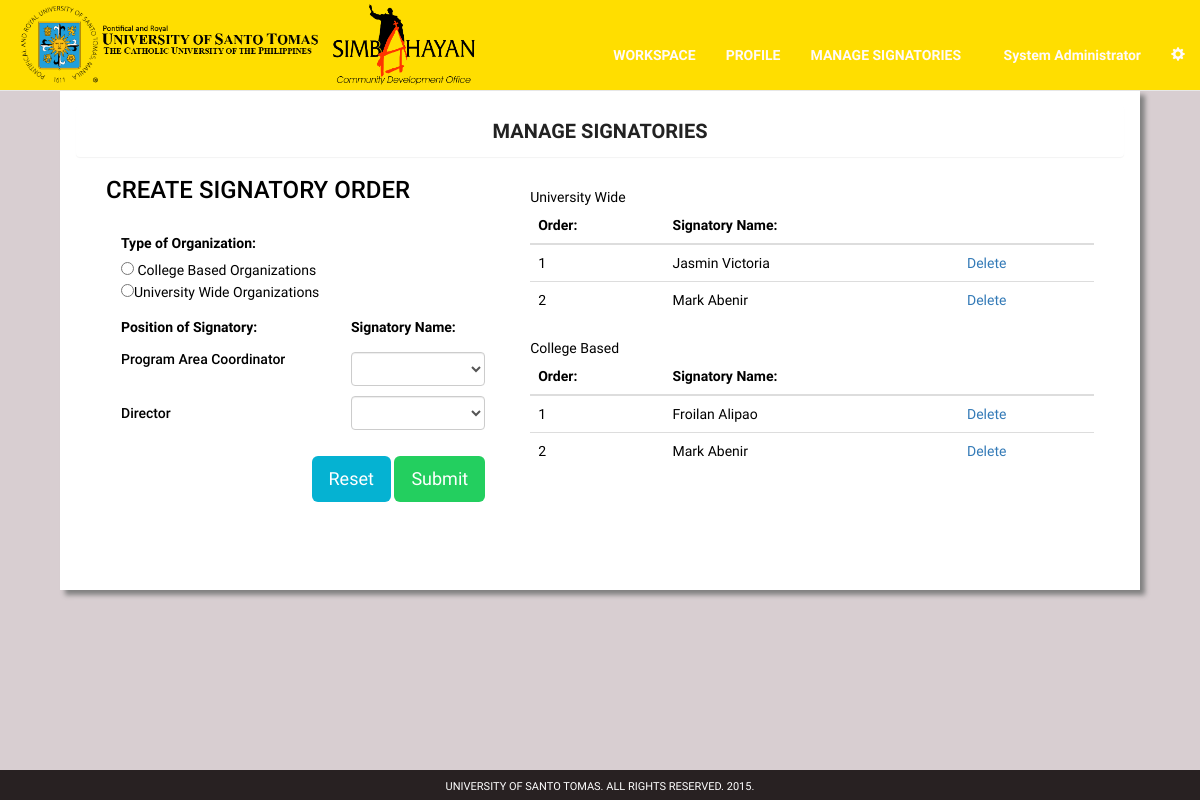
The page /manage-simbahayan.php (signed in) on the database as committed earlier.
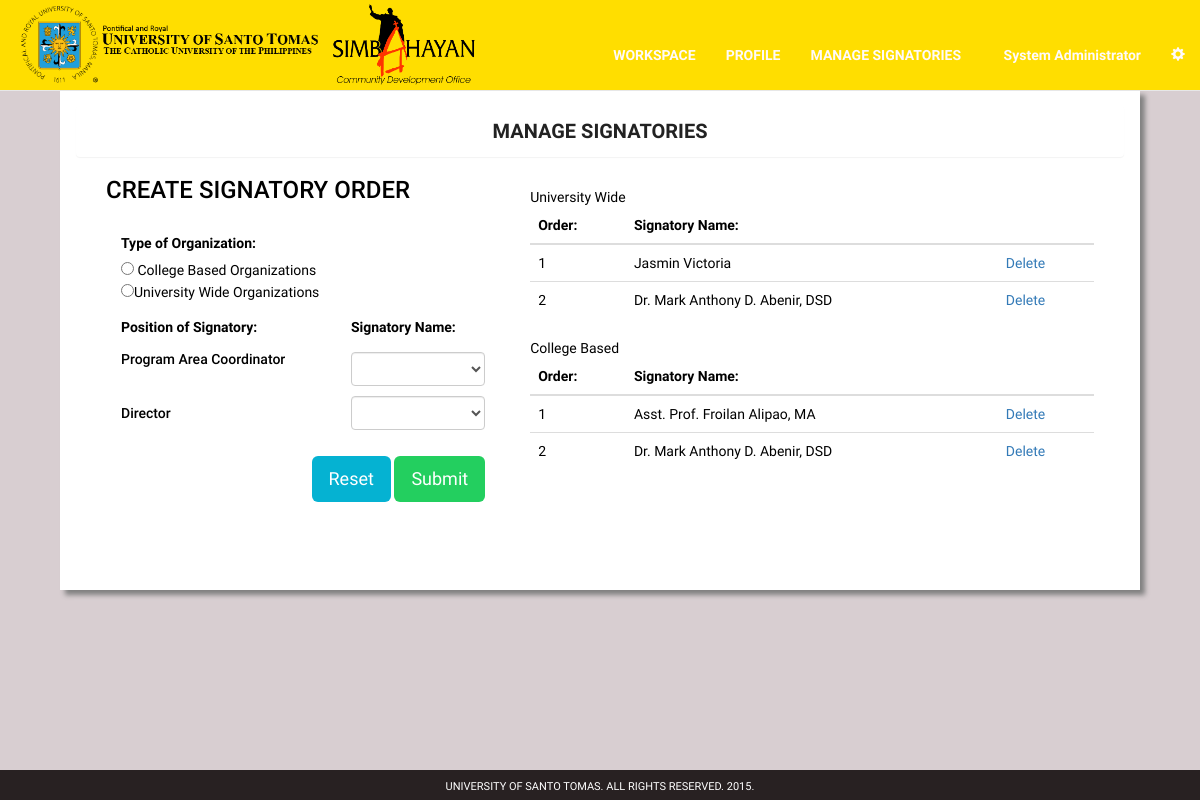
The same page on the database as committed later.
### tables this page shows
CREATE TABLE IF NOT EXISTS `order_signatory` (
  `signatory_id` int(11) NOT NULL,
  `org_num` int(11) NOT NULL,
  `order_number` int(11) NOT NULL,
  `signatory_num` int(11) NOT NULL,
  `signatory_name` varchar(100) NOT NULL,
  `reference` int(11) NOT NULL,
  `standard` int(11) NOT NULL,
  `simbahayan` int(11) NOT NULL,
  `univ_wide` int(11) NOT NULL,
  `nstp` int(11) NOT NULL
);

### manage-simbahayan.php (the view, shortened to what the changed rows need)
<?php
include "mysql_connect.php";
?>
<!DOCTYPE html>
<html lang="en">
<head>
    <link href="css/bootstrap.min.css" rel="stylesheet">
</head>
	<body style = "background-color: #d8ced1; font-family: 'RobotoDraft'; height: 100%; color: #222; font-size: 14px; padding-top: 5%; padding-bottom: 5%;">
  <div class = "wrapper">
    <div class = "container">
               <div class = "col-md-12" style = "div-align: center; margin-top: 30px;">
            <div class = "col-md-12">
                <div class = "panel panel-body" style = "width: 100%; border-radius: 0;height: 500px; background-color: #fff; box-shadow: 5px 5px 5px grey;">
                  <div class = "col-md-12" style = "margin-top: 0px; color: #000;">
        <div class="col-md-7" style="margin-top:10px; overflow-y: scroll; height: 350px;">
		  <?php
		  echo '<table class="table table-hover">
        <thead>
				<tr>
				<th>Order: </th>
				<th>Signatory Name: </th>
				<th> </th>
				</tr>
				</thead>
        <tbody>';
				$sql="SELECT * FROM order_signatory WHERE simbahayan = '1' AND univ_wide = '1' order by order_number asc";
				$result = mysqli_query($link,$sql);
				while($row = mysqli_fetch_array($result)) {
					$r=$row['signatory_id'];
					echo "<tr>";
					echo "<td>" .$row['order_number'] . "</td>";
					echo "<td>" .$row['signatory_name'] . "</td>";
					echo "<td><a href='delete-order.php?r=".$r."'>";
					echo "Delete</a>";
					echo "</td>";
					echo "</tr>";
				}
				echo '</tbody>
				</table>';
				echo '<table class="table table-hover">
        <thead>
				<tr>
				<th>Order: </th>
				<th>Signatory Name: </th>
				<th> </th>
				</tr>
				</thead>
        <tbody>';
				$sql="SELECT * FROM order_signatory WHERE simbahayan = '1' AND univ_wide = '0' order by order_number asc";
				$result = mysqli_query($link,$sql);
				while($row = mysqli_fetch_array($result)) {
					$r=$row['signatory_id'];
					echo "<tr>";
					echo "<td>" .$row['order_number'] . "</td>";
					echo "<td>" .$row['signatory_name'] . "</td>";
					echo "<td><a href='delete-order.php?r=".$r."'>";
					echo "Delete</a>";
					echo "</td>";
					echo "</tr>";
				}
				echo '</tbody>
				</table>';
				?>
        </div>
                </div>
                </div>
     </div>
</div>
</div>
</div>
</body>
	</html>

Rows that differ between the two databases and show on the page:
changed order_signatory (number 2 of 4 on the later page): signatory_name "Mark Abenir" → "Dr. Mark Anthony D. Abenir, DSD"
changed order_signatory: signatory_name "Froilan Alipao" → "Asst. Prof. Froilan Alipao, MA"
changed order_signatory (number 4 of 4 on the later page): signatory_name "Mark Abenir" → "Dr. Mark Anthony D. Abenir, DSD"
